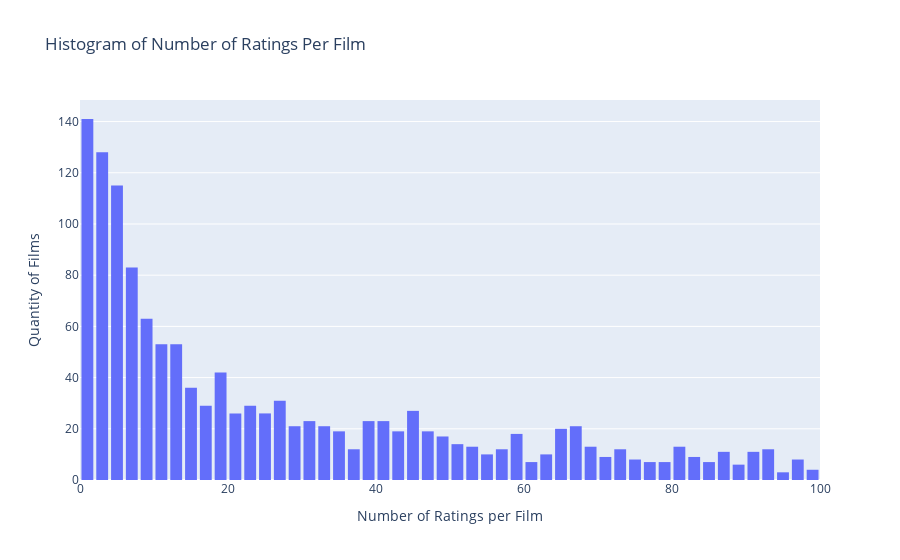

Notebook code cell kept with this figure:
### Markdown cell above
### Histogram of Number of Ratings Per Film

### Code cell
df = data.groupby('item id')['rating'].count().clip(upper = 100) # number of ratings per film if >100 then = 100

trace = go.Histogram(x = df.values,
                     name = 'Ratings',
                     xbins = dict(start = 0,
                                  end = 100,
                                  size = 2))

layout = go.Layout(title = 'Histogram of Number of Ratings Per Film ',
                   xaxis = dict(title = 'Number of Ratings per Film'),
                   yaxis = dict(title = 'Quantity of Films'),
                   bargap = 0.2)

fig = go.Figure(data=[trace], layout=layout)
iplot(fig)

### Figure 1 — Plotly figure (JSON) as saved in the notebook; plotly's stock layout.template omitted (floating-point values rounded to 4 significant figures; data arrays with more than 128 entries replaced by an {"elided": "..."} marker saying what was removed)
{"data": [{"name": "Ratings", "type": "histogram", "x": {"elided": "1682 int values"}, "xbins": {"end": 100, "size": 2, "start": 0}}], "layout": {"bargap": 0.2, "title": {"text": "Histogram of Number of Ratings Per Film "}, "xaxis": {"title": {"text": "Number of Ratings per Film"}}, "yaxis": {"title": {"text": "Quantity of Films"}}}}
